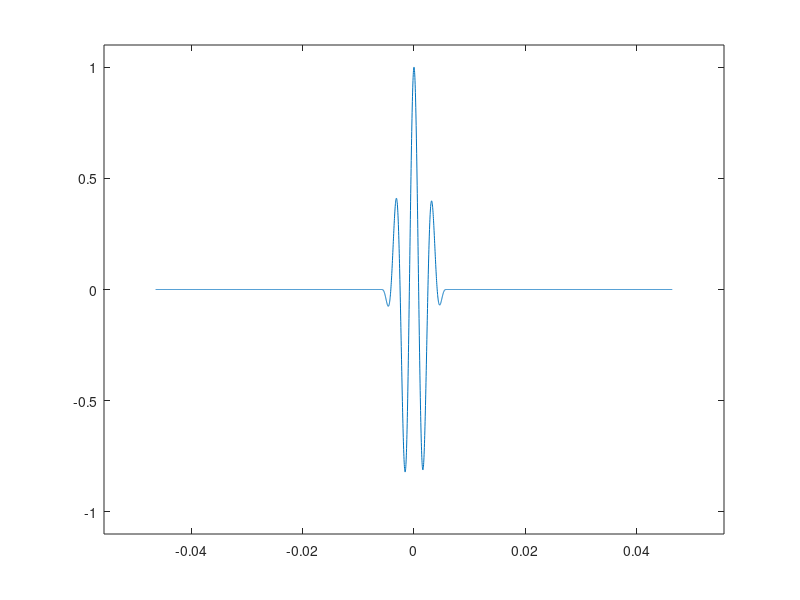
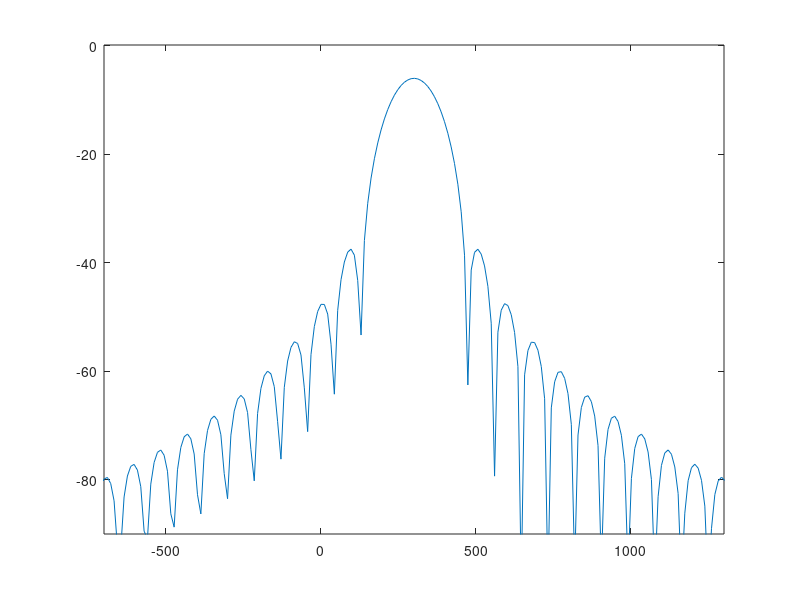

The MATLAB script that drew these images, in order:
fc = 44100;
sinc = 1/fc;
outwin = 4096;
dur = outwin/fc;
freq = 300;

t = [-dur/2:sinc:dur/2-sinc];
binsize = fc/outwin;

halfx = round(outwin/2);

inwin = 511;
winmezzi = floor(inwin/2);

x = exp(i*2*pi*freq*t);
%x = ones(1, outwin);

h = hanning(inwin)';

x1 = zeros(1, outwin);
x1(halfx-winmezzi:halfx+winmezzi) = x(halfx-winmezzi:halfx+winmezzi).*h;

F = [-fc/2:binsize:fc/2-binsize];

fftbuffer = zeros(1, outwin);
fftbuffer (1:halfx) = x1(halfx+1:outwin); % parte destra
fftbuffer (halfx+1:outwin) = x1(1:halfx); % parte sinistra

Y = fft(fftbuffer, outwin);

figure(1)
plot(t, x1)
axis([-dur/2*1.2 dur/2*1.2 -1.1 1.1 ])

figure(2)
plot(F, 20*log10(abs(fftshift(Y))/inwin))
axis([-1000+freq +1000+freq -90 0.1])
%
% figure(3)
% plot(F, unwrap(angle(Y())))